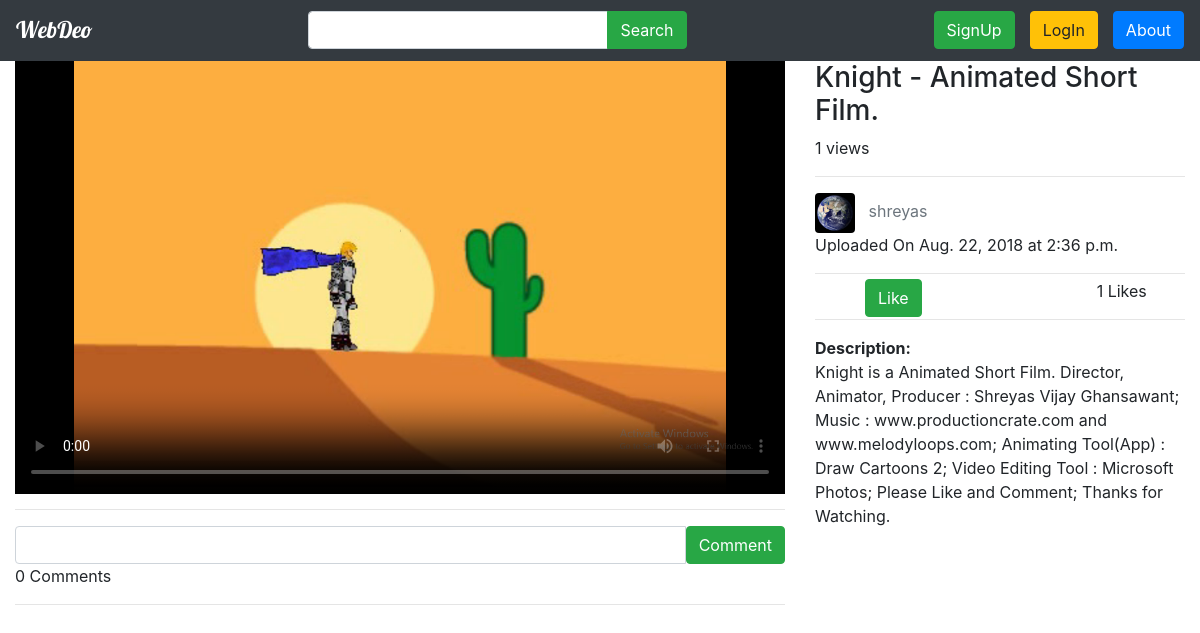
Screenshot of /video_id=15/ with the database file from the repository.
### videos/models.py (models this page shows, shortened)
class Video (models.Model):
    thumbnail = models.ImageField (upload_to='thumbnails/', default=None)
    title = models.CharField (max_length=40)
    video = models.FileField (upload_to='videos/', validators=[FileExtensionValidator (allowed_extensions=['mp4'])])
    description = models.TextField ()
    date = models.DateField (auto_now_add=True)
    time = models.TimeField (auto_now_add=True)
    views = models.IntegerField (default=0)
    admin = models.ForeignKey (User, on_delete=models.CASCADE)

class Profile (models.Model):
    profile_picture = models.ImageField (upload_to='profiles/', default="/profiles/NO_DP.jpg")
    date_of_birth = models.DateField (default=timezone.now)
    user = models.OneToOneField (User, on_delete=models.CASCADE)
    bio = models.CharField (max_length=100, default="No Bio")

### videos/views.py (the view)
def detail(request, video_id):
    video = Video.objects.get (pk=video_id)
    form = CommentForm ()
    num_comments = Comment.objects.filter (video=video).count ()
    comments = Comment.objects.filter (video=video).order_by ('-date_time')
    try:
        liked = Like.objects.get (user=request.user, video=video)
        if liked:
            video_liked = "Done"
    except Exception:
        video_liked = None
    likes = Like.objects.filter (video=video).count ()
    video.views += 1
    video.save ()
    return render (request, 'videos/detail.html', {
        'video': video,
        'likes': likes,
        'video_liked': video_liked,
        'form': form,
        'num_comments': num_comments,
        'comments': comments,
    })

### videos/forms.py
class CommentForm (forms.ModelForm):
    class Meta:
        model = Comment
        fields = ('text',)

### videos/templates/videos/detail.html (shortened to what this page needs)
{% extends "videos/base.html" %}
{% block body %}
<div class="container-fluid">
    <div class="row">
        <div class="col-lg-8">
            <video controls autoplay class="embed-responsive" style="max-height:500px;" poster="{{ video.thumbnail.url }}">
                <source src="{{ video.video.url }}">
            </video>
            <hr>
            <form action="{% url 'videos:comment' video.id %}" method="get" title="After Commenting, this Page will Reload. Sorry!">
                <div class="input-group">
                    <input type="text" name="c_text" class="form-control">
                    <button type="submit" class="btn btn-success">Comment</button>
                </div>
            </form>
            {{ num_comments }} Comments
            <hr>
        </div>
        <div class="col-lg-4">
            <h3 class="display-5" style="word-wrap:break-word;">{{ video.title }}</h3>
            {{ video.views }} views<br>
            <hr>
            <img src="{{ video.admin.profile.profile_picture.url }}" height="40px" width="40px" class="rounded" style="align:left;">&nbsp;&nbsp;
            <a href="{% url 'videos:profile' video.id %}" class="text-muted" title="View Profile">{{ video.admin }}</a><br>
            Uploaded On {{ video.date }} at {{ video.time }}<br>
            <hr style="margin-bottom:5px;">
            {% if video_liked == "Done" %}
                <form action="{% url 'videos:unlike' video.id %}" method="post" style="float:left; margin-left:30px;">
                    {% csrf_token %}
                    <button type="submit" class="btn btn-danger">UnLike</button>
                </form>
            {% else %}
                <form action="{% url 'videos:like' video.id %}" method="post" style="float:left; margin-left:50px;" title="After you Liked, this Page will Reload. Sorry!">
                    <button type="submit" class="btn btn-success">Like</button>
                </form>
            {% endif %}
            <span style="margin-left:175px;">{{ likes }} Likes</span>
            <hr>
            <strong>Description:</strong>
            <p style="word-wrap:break-word;">{{ video.description }}</p>
    </div>
</div>
{% endblock %}

### rows the page displays
Video: title "Knight - Animated Short Film.", views "1", admin.profile.profile_picture (picture), admin "shreyas", date "Aug. 22, 2018", time "2:36 p.m.", description "Knight is a Animated Short Film. Director, Animator, Producer : Shreyas Vijay Ghansawant; Music : www.productioncrate.com and www.melodyloops.com; Animating Tool(App) : Draw Cartoons 2; Video Editing Tool : Microsoft Photos; Please Like and Comment; Thanks for Watching."

### other values shown
{{ num_comments }} "0"
{{ likes }} "1"
